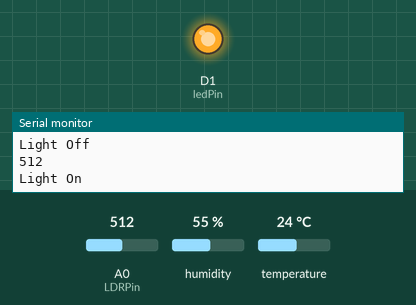
Recording of a sketch running on a simulated ESP8266 (NodeMCU). Shown: output pins drawn as LEDs (lit = HIGH), the last lines printed to the serial monitor. Inputs (shaded band) come from the test bench; at power-on: A0 (LDRPin) = 512, humidity 55 %, temperature 24 °C. WiFi joins after 1.5 s; servers stay silent unless stated.

Above: at 3.0 s.
3.1 s: A0 (LDRPin) set to 109
4.6 s: A0 (LDRPin) set to 93
At 5.7 s:
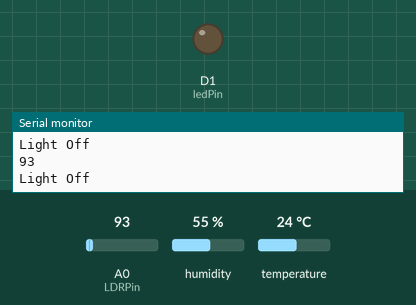
6.3 s: A0 (LDRPin) set to 110
At 6.9 s:
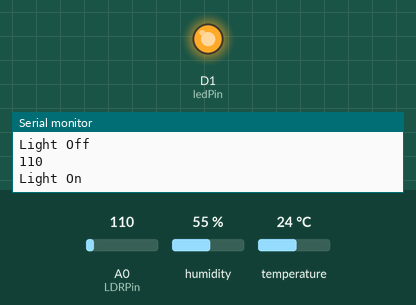
7.8 s: A0 (LDRPin) set to 90
At 9.0 s:
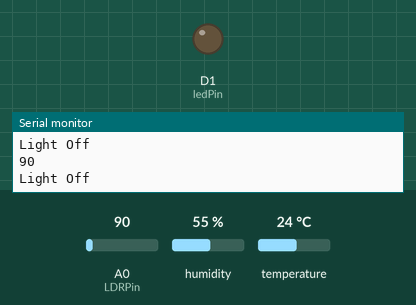
Timing chart, 0 to 10.3 s (numbered marks = the images above; inputs shaded):
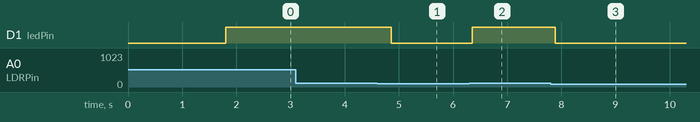

The sketch:

Home_Automation_system.ino
```cpp
// (licence header left out)
/* Comment this out to disable prints and save space */
#define BLYNK_PRINT Serial


#include <ESP8266WiFi.h>
#include <BlynkSimpleEsp8266.h>
#include <SimpleTimer.h>
#include <DHT.h>

// You should get Auth Token in the Blynk App.
// Go to the Project Settings (nut icon).
char auth[] = "85277e2424874235b45d4b3f9c75c57b";

// Your WiFi credentials.
// Set password to "" for open networks.
char ssid[] = "JioFi4_1E1A8F";
char pass[] = "n9e1h3gwmu";

#define DHTPIN 2 //Digital pin 4
#define DHTTYPE DHT11

DHT dht(DHTPIN, DHTTYPE);
SimpleTimer timer;
int LDRPin = A0;  //define a pin for Photo resistor
int ledPin=5; //D1     //define a pin for LED
int sensorValue=0;
int tPin = D2 ;

void sendSensor()
{
  float h = dht.readHumidity();
  float t = dht.readTemperature();

  Blynk.virtualWrite(V5, h);
  Blynk.virtualWrite(V6, t);


  if(t>30)
    {
      digitalWrite(tPin, HIGH);
      Serial.println("Light On");
    }
    else
    {
      digitalWrite(tPin, LOW);
      Serial.println("Light Off");
    }

}

void setup()
{
  // Debug console
  Serial.begin(9600);

  Blynk.begin(auth, ssid, pass);

  dht.begin();

  timer.setInterval(1000L, sendSensor);

    pinMode( ledPin, OUTPUT );
}

void loop()
{
  Blynk.run();
  timer.run();
  sensorValue=analogRead(LDRPin);   //read  the value of the photoresistor.
    Serial.println(sensorValue);  // value of the photoresistor to the serial monitor.

      if(sensorValue>100)   // it means darkness detected
    {
    digitalWrite(ledPin, HIGH);  //on the ledPin.
    Serial.println("Light On");
    }
    else
    {
          digitalWrite(ledPin, LOW);  //off the ledPin.
         Serial.println("Light Off");
    }

   delay(500); //short delay for faster response to light.
}
```

Measured:
- the behaviour switches between 101 and 100 on A0 (LDRPin) (found by bisection; images 0 and 1)
- after the input at 4.6 s, D1 (ledPin): HIGH → LOW after 0.26 s
- after the input at 6.3 s, D1 (ledPin): LOW → HIGH after 0.06 s
- after the input at 7.8 s, D1 (ledPin): HIGH → LOW after 0.08 s
